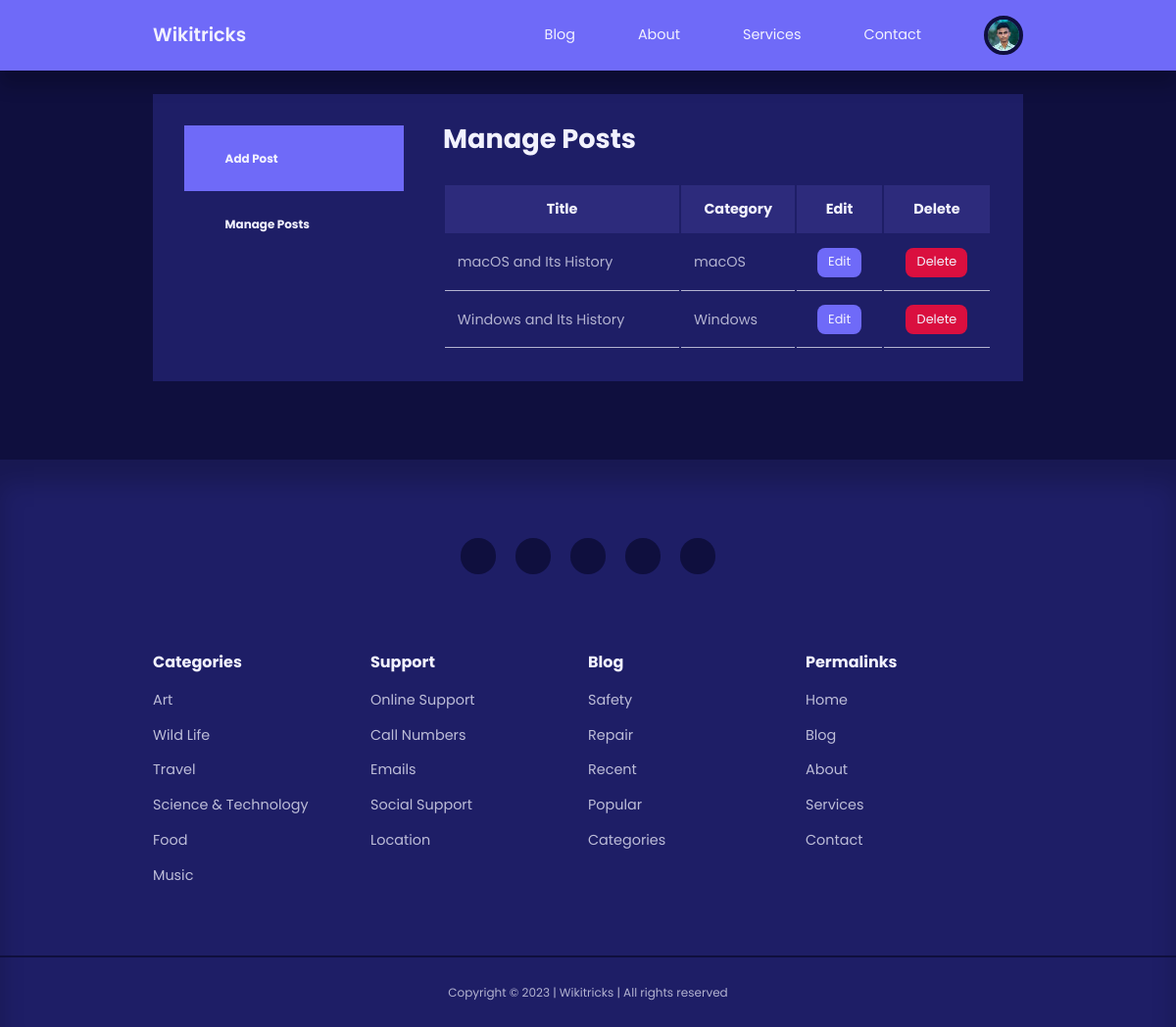
The app's page /admin/ (signed in) with its own data.
### tables this page shows
CREATE TABLE `users` (
  `id` int(11) UNSIGNED NOT NULL,
  `firstname` varchar(50) NOT NULL,
  `lastname` varchar(50) NOT NULL,
  `username` varchar(50) NOT NULL,
  `email` varchar(100) NOT NULL,
  `password` varchar(255) NOT NULL,
  `avatar` varchar(255) NOT NULL,
  `is_admin` tinyint(1) NOT NULL
);

CREATE TABLE `posts` (
  `id` int(11) UNSIGNED NOT NULL,
  `title` varchar(255) NOT NULL,
  `body` text NOT NULL,
  `thumbnail` varchar(255) NOT NULL,
  `date_time` timestamp NOT NULL DEFAULT current_timestamp(),
  `category_id` int(11) UNSIGNED DEFAULT NULL,
  `author_id` int(11) UNSIGNED NOT NULL,
  `is_featured` tinyint(1) NOT NULL
);

CREATE TABLE `categories` (
  `id` int(11) UNSIGNED NOT NULL,
  `title` varchar(50) NOT NULL,
  `description` text NOT NULL
);

### admin/partials/header.php (called while the page is built, shortened)
<?php
require '../partials/header.php';

### admin/index.php (the view, shortened to what this page needs)
<?php
include 'partials/header.php';
$current_user_id = $_SESSION['user-id'];
$query = "SELECT id, title, category_id FROM posts WHERE author_id=$current_user_id ORDER BY id DESC";
$posts = mysqli_query($connection, $query);
?>
<section class="dashboard">
    <div class="container dashboard__container">
        <aside>
            <ul>
                <li>
                    <a href="add-post.php"><i class="uil uil-pen"></i>
                        <h5>Add Post</h5>
                    </a>
                </li>
                <li>
                    <a href="index.php" class="active"><i class="uil uil-postcard"></i>
                        <h5>Manage Posts</h5>
                    </a>
                </li>
            </ul>
        </aside>
        <main>
            <h2>Manage Posts</h2>
            <?php if (mysqli_num_rows($posts) > 0) : ?>
                <table>
                    <thead>
                        <tr align="center">
                            <th>Title</th>
                            <th>Category</th>
                            <th>Edit</th>
                            <th>Delete</th>
                        </tr>
                    </thead>
                    <tbody>
                        <?php while ($post = mysqli_fetch_assoc($posts)) : ?>
                            <?php
                            $category_id = $post['category_id'];
                            $category_query = "SELECT title FROM categories WHERE id=$category_id";
                            $category_result = mysqli_query($connection, $category_query);
                            $category = mysqli_fetch_assoc($category_result);
                            ?>
                            <tr>
                                <td><?= $post['title'] ?></td>
                                <td><?= $category['title'] ?></td>
                                <td align="center"><a href="<?= ROOT_URL ?>admin/edit-post.php?id=<?= $post['id'] ?>" class="btn sm">Edit</a></td>
                                <td align="center"><a href="<?= ROOT_URL ?>admin/delete-post.php?id=<?= $post['id'] ?>" class="btn sm danger">Delete</a></td>
                            </tr>
                        <?php endwhile ?>
                    </tbody>
                </table>
            <?php else : ?>
                <div class="alert__message error"><?= "No post found" ?></div>
            <?php endif ?>
        </main>
    </div>
</section>
<?php
include '../partials/footer.php';
?>

### partials/header.php (shortened to what this page needs)
<?php
require 'config/database.php';
if(isset($_SESSION['user-id'])) {
    $id = filter_var($_SESSION['user-id'], FILTER_SANITIZE_NUMBER_INT);
    $query = "SELECT avatar FROM users WHERE id=$id";
    $result = mysqli_query($connection, $query);
    $avatar = mysqli_fetch_assoc($result);
}
?>
<!DOCTYPE html>
<html lang="en">
<head>
    <link rel="stylesheet" href="<?= ROOT_URL ?>css/style.css">
    <link rel="stylesheet" href="https://unicons.iconscout.com/release/v4.0.0/css/line.css">
</head>
<body>
    <nav>
        <div class="container nav__container">
            <a href="<?= ROOT_URL ?>" class="nav__logo">Wikitricks</a>
            <ul class="nav__items">
                <li><a href="<?= ROOT_URL ?>blog.php">Blog</a></li>
                <li><a href="<?= ROOT_URL ?>about.php">About</a></li>
                <li><a href="<?= ROOT_URL ?>services.php">Services</a></li>
                <li><a href="<?= ROOT_URL ?>contact.php">Contact</a></li>
                <?php if (isset($_SESSION['user-id'])) : ?>
                    <li class="nav__profile">
                        <div class="avatar">
                            <img src="<?= ROOT_URL . 'images/' . $avatar['avatar'] ?>">
                        </div>
                    </li>
                <?php else : ?>
                    <li><a href="<?= ROOT_URL ?>signin.php">Signin</a></li>
                <?php endif ?>
            </ul>
        </div>
    </nav>

### css/style.css (style rules this page uses)
:root { --color-primary: #6f6af8; --color-primary-light: hsl(242, 91%, 69%, 18%); --color-primary-variant: #5854c7; --color-red: #da0f3f; --color-red-light: hsl(346, 87%, 46%, 15%); --color-green: #00c476; --color-green-light: hsl(156, 100%, 38%, 15%); --color-gray-900: #1e1e66; --color-gray-700: #2d2b7c; --color-gray-300: rgba(242, 242, 254, 0.3); --color-gray-200: rgba(242, 242, 254, 0.7); --color-white: #f2f2fe; --color-bg: #0f0f3e; --transition: all 300ms ease; --container-width-lg: 74%; --container-width-md: 88%; --form-width: 40%; --card-border-radius-1: 0.3rem; --card-border-radius-2: 0.5rem; --card-border-radius-3: 0.8rem; --card-border-radius-4: 2rem; --card-border-radius-5: 5rem; }
* { margin: 0; padding: 0; outline: 0; border: 0; appearance: 0; list-style: none; text-decoration: none; box-sizing: border-box; font-family: 'Poppins', sans-serif; }
body { line-height: 1.6; color: var(--color-gray-200); overflow-x: hidden; background: var(--color-bg); font-size: 0.9rem; }
.container { width: var(--container-width-lg); max-width: 1800px; margin-inline: auto; }
section { margin-top: 3rem; width: 100vw; }
h1, h2, h3, h4, h5 { color: var(--color-white); line-height: 1.3; }
h2 { font-size: 1.7rem; margin: 1rem 0; }
a { color: var(--color-white); transition: var(--transition); }
img { display: block; width: 100%; object-fit: cover; }
nav { background: var(--color-primary); width: 100vw; height: 4.5rem; position: fixed; top: 0; z-index: 10; box-shadow: 0 1rem 1rem rgba(0, 0, 0, 0.2); }
.nav__container { height: 100%; display: flex; align-items: center; justify-content: space-between; }
.avatar { width: 2.5rem; height: 2.5rem; border-radius: 50%; overflow: hidden; border: 0.3rem solid var(--color-bg); }
.nav__logo { font-weight: 600; font-size: 1.2rem; }
.nav__items { display: flex; align-items: center; gap: 4rem; }
.nav__profile { position: relative; cursor: pointer; }
.btn { display: inline-block; width: fit-content; padding: 0.6rem 1.2rem; background-color: var(--color-primary); border-radius: var(--card-border-radius-2); cursor: pointer; transition: var(--transition); color: var(--color-white); }
.btn.sm { padding: 0.3rem 0.7rem; font-size: 0.8rem; }
.btn.danger { background: var(--color-red); }
.dashboard { margin-top: 6rem; }
.dashboard__container { display: grid; grid-template-columns: 14rem auto; gap: 1rem; background: var(--color-gray-900); padding: 2rem; margin-bottom: 5rem; }
.dashboard aside a { background-color: var(--color-primary); display: flex; gap: 1rem; align-items: center; padding: 1.6rem; }
.dashboard aside ul li:not(:last-child) a { border-bottom: 1px solid var(--color-gray-900); }
.dashboard aside a.active { background-color: var(--color-gray-900); }
.dashboard main { margin-left: 1.5rem; }
.dashboard main h2 { margin: 0 0 2rem 0; line-height: 1; }
.dashboard main table { width: 100%; text-align: left; }
.dashboard main table th { background: var(--color-gray-700); padding: 0.8rem; color: var(--color-white); }
.dashboard main table td { padding: 0.8rem; border-bottom: 1px solid var(--color-gray-200); }

### records on screen
users: avatar (picture)
posts: title "macOS and Its History", category.title "macOS"
posts: title "Windows and Its History", category.title "Windows"
